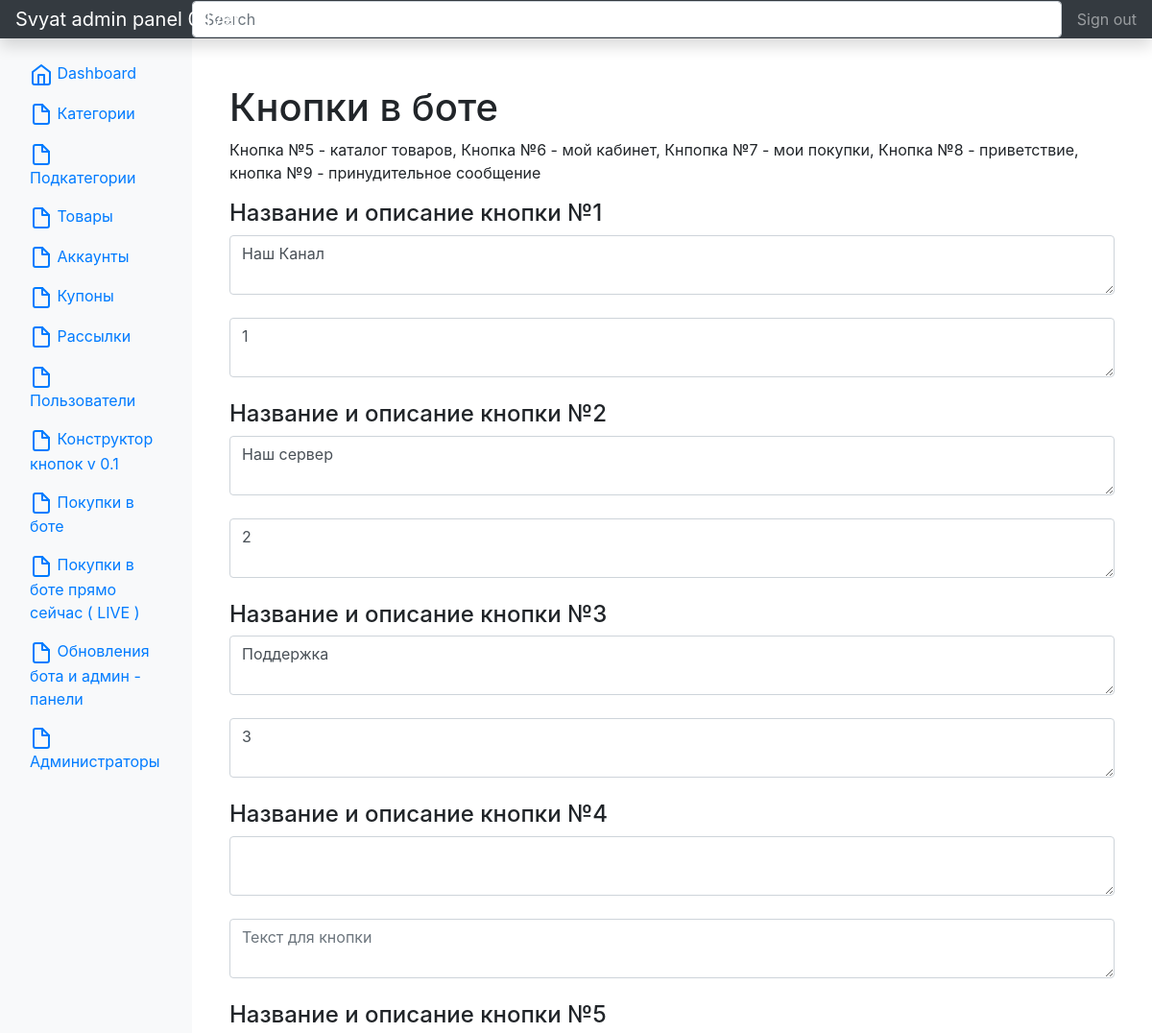
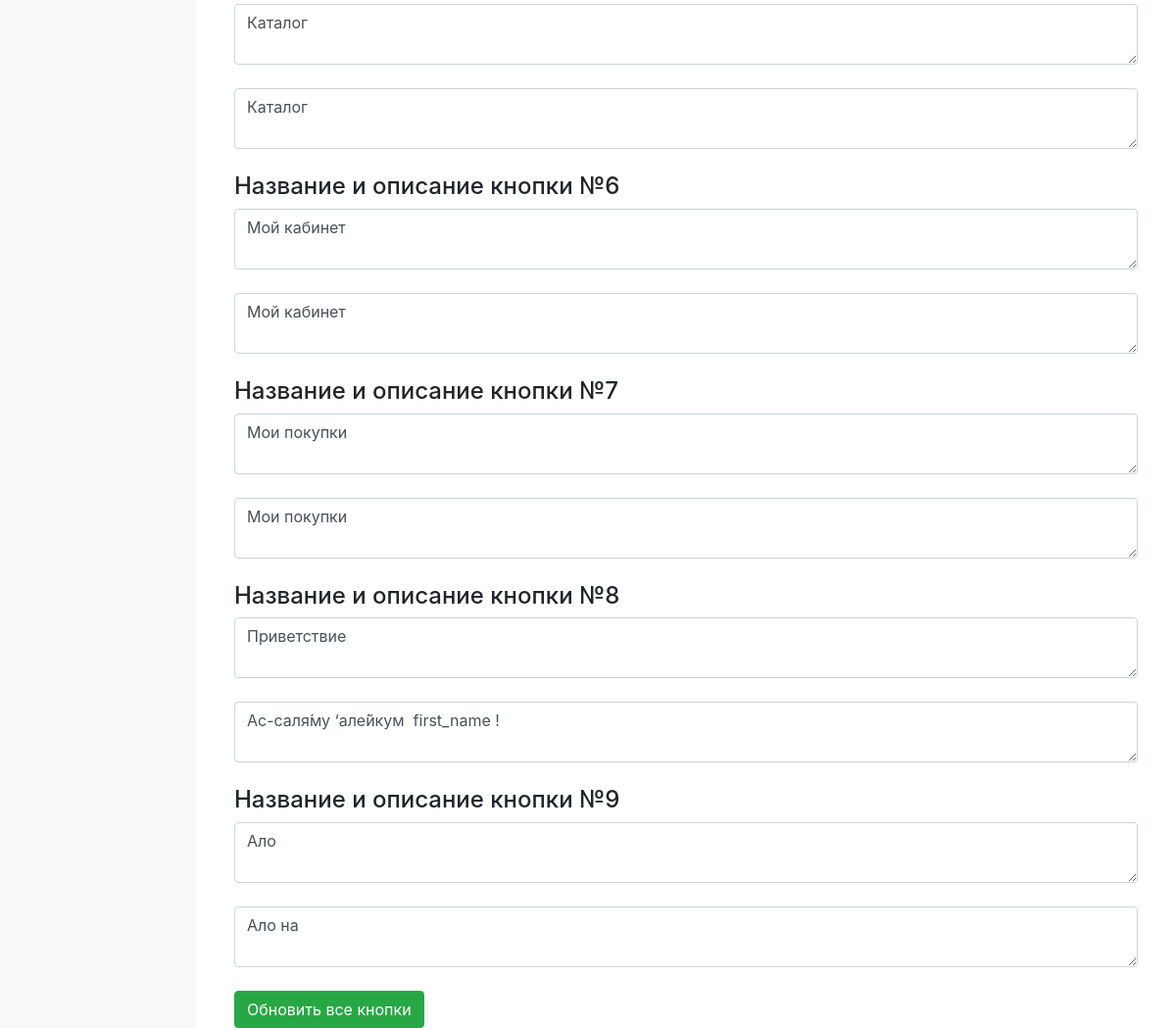
Page /admin/buttons (signed in) on the committed database (2 pictures, top to bottom).
### app.py (models this page shows, shortened)
class TelButton(db.Model):
    id = db.Column(db.Integer, primary_key=True)
    name = db.Column(db.String(100), nullable=False)
    text = db.Column(db.Text, nullable=False)

### app.py (the view)
@app.route("/admin/buttons", methods=['POST', 'GET'])
@login_required
def adminButtons():
    telegrambuttons = TelButton.query.all()
    if request.method == "POST":
        telegrambuttons[0].name = request.form['name1']
        telegrambuttons[0].text = request.form['text1']
        telegrambuttons[1].name = request.form['name2']
        telegrambuttons[1].text = request.form['text2']
        telegrambuttons[2].name = request.form['name3']
        telegrambuttons[2].text = request.form['text3']
        telegrambuttons[3].name = request.form['name4']
        telegrambuttons[3].text = request.form['text4']
        telegrambuttons[4].name = request.form['name5']
        telegrambuttons[4].text = request.form['text5']
        telegrambuttons[5].name = request.form['name6']
        telegrambuttons[5].text = request.form['text6']
        telegrambuttons[6].name = request.form['name7']
        telegrambuttons[6].text = request.form['text7']
        telegrambuttons[7].name = request.form['name8']
        telegrambuttons[7].text = request.form['text8']
        telegrambuttons[8].name = request.form['name9']
        telegrambuttons[8].text = request.form['text9']
        try:
            db.session.commit()
            return redirect('/admin/buttons')
        except:
            return "При обновлении кнопок произошла ошибка"
    else:
        telegrambuttons = TelButton.query.all()
        return render_template("buttons.html", telegrambuttons=telegrambuttons)

### app.py (called while the page is built)
@manager.user_loader
def load_user(user_id):
    return AdminUser.query.get(user_id)

@app.after_request
def redirect_to_signin(response):
    if response.status_code == 401:
        return redirect(url_for('login_page'))
    return response

### templates/buttons.html (shortened to what this page needs)
{% extends 'base.html' %}
{% block body %}
<div class="container mt-5">
  <h1>Кнопки в боте</h1>
  <p>Кнопка №5 - каталог товаров, Кнопка №6 - мой кабинет, Кнпопка №7 - мои покупки, Кнопка №8 - приветствие, кнопка №9 - принудительное сообщение</p>
  <form method="post">
  	{% for el in telegrambuttons %}
  	<h4>Название и описание кнопки №{{ loop.index }}</h4>
  	<textarea type="text" name="name{{ loop.index }}" id="name{{ loop.index }}"  class="form-control">{{ el.name }}</textarea><br>
    <textarea name="text{{ loop.index }}" id="text{{ loop.index }}" placeholder="Текст для кнопки" class="form-control">{{ el.text }}</textarea><br>
	{% endfor %}
    <input type="submit" class="btn btn-success" value="Обновить все кнопки">
{% endblock %}

### rows in the picture
TelButton: name1 "Наш Канал", text1 "1"
TelButton: name2 "Наш сервер", text2 "2"
TelButton: name3 "Поддержка", text3 "3"
TelButton: name5 "Каталог", text5 "Каталог"
TelButton: name6 "Мой кабинет", text6 "Мой кабинет"
TelButton: name7 "Мои покупки", text7 "Мои покупки"
TelButton: name8 "Приветствие", text8 "Ас-саля́му ‘але́йкум first_name !"
TelButton: name9 "Ало", text9 "Ало на"
